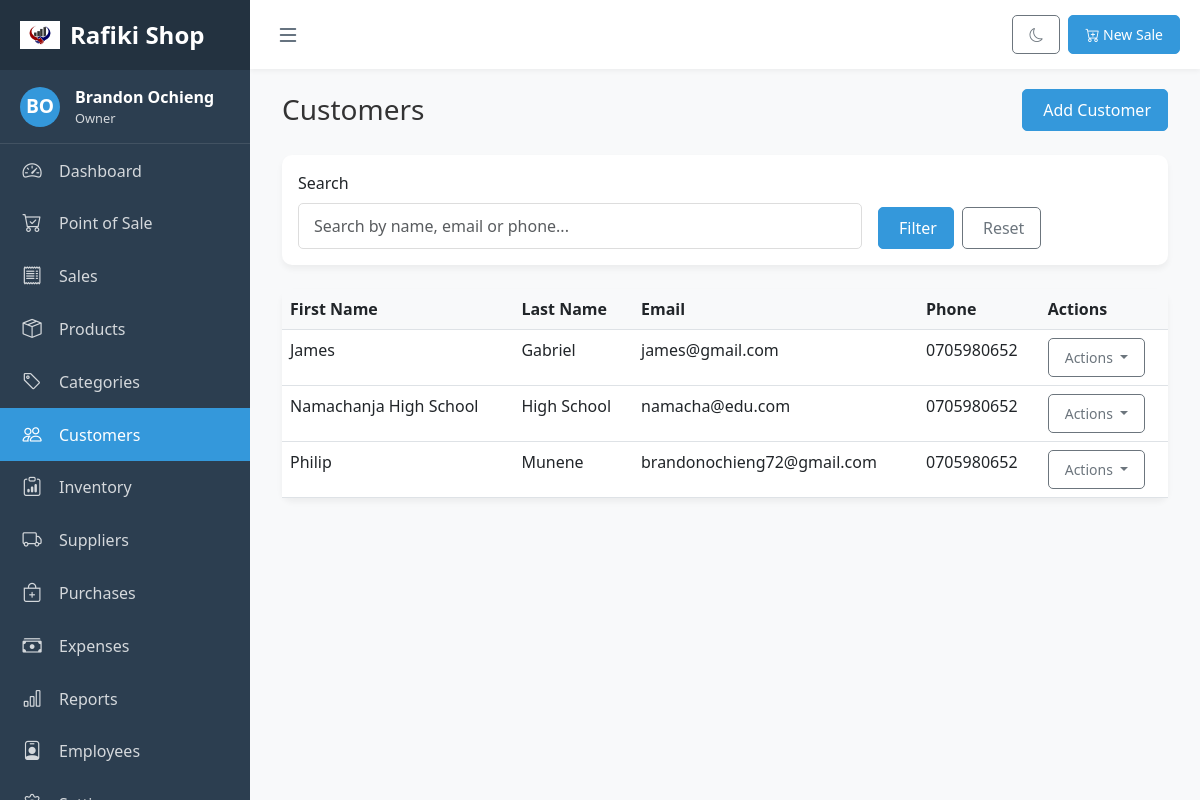
Page /pos/customers/ (signed in) on the committed database.
### pos_app/models.py (models this page shows, shortened)
class Business(models.Model):
    BUSINESS_TYPE_CHOICES = [
        ('Type1', 'Type 1'),
        ('Type2', 'Type 2'),
    ]
    CURRENCY_SYMBOL_CHOICES = [
        ('$', '$ - US Dollar'),
        ('€', '€ - Euro'),
        ('£', '£ - British Pound'),
        ('¥', '¥ - Japanese Yen'),
        ('₹', '₹ - Indian Rupee'),
        ('₩', '₩ - South Korean Won'),
        ('KSh', 'KSh - Kenyan Shilling'),  # Added Kenyan Shilling
    ]
    name = models.CharField(max_length=255)
    business_type = models.CharField(max_length=50, choices=BUSINESS_TYPE_CHOICES, default='Type1')
    address = models.TextField(blank=True, null=True)
    phone = models.CharField(max_length=20, blank=True, null=True)
    email = models.EmailField(blank=True, null=True)
    website = models.URLField(blank=True, null=True)
    logo = models.ImageField(upload_to='business_logos/', blank=True, null=True)
    tax_rate = models.DecimalField(max_digits=5, decimal_places=2, default=0.00)
    currency_symbol = models.CharField(max_length=5, choices=CURRENCY_SYMBOL_CHOICES, default='$')
    owner = models.ForeignKey(User, on_delete=models.CASCADE, related_name='owned_businesses')
    created_at = models.DateTimeField(auto_now_add=True)
    updated_at = models.DateTimeField(auto_now=True)

class Customer(models.Model):
    first_name = models.CharField(max_length=100)
    last_name = models.CharField(max_length=100)
    email = models.EmailField(blank=True, null=True)
    phone = models.CharField(max_length=20, blank=True, null=True)
    address = models.TextField(blank=True, null=True)
    loyalty_points = models.DecimalField(max_digits=10, decimal_places=2, default=0)
    business = models.ForeignKey(Business, on_delete=models.CASCADE, related_name='customers')
    created_at = models.DateTimeField(auto_now_add=True)
    updated_at = models.DateTimeField(auto_now=True)

### pos_app/views.py (the view, shortened to what this page needs)
# urls.py: path('customers/', views.customer_list, name='customer_list'),
@login_required
def customer_list(request):
    business = get_business_for_user(request.user)
    if not business:
        return redirect('pos:business_setup')
    role = get_user_role(request.user, business)
    if not role:
        messages.error(request, 'You do not have access to this business')
        return redirect('pos:login')
    customers_list = Customer.objects.filter(business=business).order_by('first_name', 'last_name')
    search_query = request.GET.get('search')
    paginator = Paginator(customers_list, 10)  # Show 10 customers per page
    page_number = request.GET.get('page')
    customers = paginator.get_page(page_number)
    context = {
        'business': business,
        'role': role,
        'customers': customers,
        'search_query': search_query,
    }
    return render(request, 'pos_app/customers.html', context)

### pos_app/templates/pos_app/customers.html (shortened to what this page needs)
{% extends 'pos_app/base.html' %}
{% block content %}
<div class="container-fluid">
    <div class="d-flex justify-content-between align-items-center mb-4">
        <h1 class="h3 mb-0 text-gray-800">Customers</h1>
        <div>
            <a href="{% url 'pos:customer_create' %}" class="btn btn-primary">
                 Add Customer
            </a>
        </div>
    </div>
    <div class="card mb-4">
        <div class="card-body">
            <form method="get" class="row g-3">
                <div class="col-md-8">
                    <label for="search" class="form-label">Search</label>
                    <input type="text" class="form-control" id="search" name="search" value="{{ search_query|default:'' }}" placeholder="Search by name, email or phone...">
                </div>
                <div class="col-md-4 d-flex align-items-end">
                    <button type="submit" class="btn btn-primary me-2">
                         Filter
                    </button>
                    <a href="{% url 'pos:customer_list' %}" class="btn btn-outline-secondary">
                         Reset
                    </a>
                </div>
            </form>
        </div>
    </div>
    <div class="card">
        <div class="card-body p-0">
            <div class="table-responsive">
                <table class="table table-hover mb-0">
                    <thead>
                        <tr>
                            <th scope="col">First Name</th>
                            <th scope="col">Last Name</th>
                            <th scope="col">Email</th>
                            <th scope="col">Phone</th>
                            <th scope="col">Actions</th>
                        </tr>
                    </thead>
                    <tbody>
                        {% for customer in customers %}
                            <tr>
                                <td>{{ customer.first_name }}</td>
                                <td>{{ customer.last_name }}</td>
                                <td>{{ customer.email|default:"-" }}</td>
                                <td>{{ customer.phone|default:"-" }}</td>
                                <td>
                                    <div class="dropdown">
                                        <button class="btn btn-sm btn-outline-secondary dropdown-toggle" type="button" data-bs-toggle="dropdown">
                                            Actions
                                        </button>
                                    </div>
                                </td>
                            </tr>
                        {% endfor %}
                    </tbody>
                </table>
            </div>
        </div>
    </div>
</div>
{% endblock %}

### pos_app/templates/pos_app/base.html (shortened to what this page needs)
<!DOCTYPE html>
<html lang="en">
<head>
    {% load static %}
    <link href="https://cdn.jsdelivr.net/npm/bootstrap@5.3.0/dist/css/bootstrap.min.css" rel="stylesheet">
    <link rel="stylesheet" href="https://cdn.jsdelivr.net/npm/bootstrap-icons@1.10.5/font/bootstrap-icons.css">
    <link rel="stylesheet" href="https://cdn.jsdelivr.net/npm/select2@4.1.0-rc.0/dist/css/select2.min.css">
    <link rel="stylesheet" href="https://cdn.jsdelivr.net/npm/select2-bootstrap-5-theme@1.3.0/dist/select2-bootstrap-5-theme.min.css">
    <link rel="stylesheet" href="https://cdn.jsdelivr.net/npm/daterangepicker/daterangepicker.css">
    <link rel="stylesheet" href="https://cdn.jsdelivr.net/npm/sweetalert2@11.0.19/dist/sweetalert2.min.css">
    <link rel="stylesheet" href="{% static 'css/base.css' %}">
</head>
<body>
    {% if user.is_authenticated and business %}
    <div class="sidebar" id="sidebar">
        <div class="sidebar-header">
            {% if business.logo %}
            <img src="{{ business.logo.url }}" alt="{{ business.name }}" class="logo-icon">
            {% else %}
            <div class="logo-icon user-avatar">
                <i class="bi bi-shop"></i>
            </div>
            {% endif %}
            <div class="logo-text">{{ business.name }}</div>
        </div>
        <div class="user-info">
            <div class="user-avatar">
                {{ user.first_name|first|upper }}{{ user.last_name|first|upper }}
            </div>
            <div class="user-details">
                <div class="user-name">{{ user.get_full_name }}</div>
                <div class="user-role">{{ role|title }}</div>
            </div>
        </div>
        <ul class="nav flex-column">
            <li class="nav-item">
                <a href="{% url 'pos:dashboard' %}" class="nav-link {% if request.resolver_match.url_name == 'dashboard' %}active{% endif %}">
                    <i class="bi bi-speedometer2"></i>
                    <span>Dashboard</span>
                </a>
            </li>
            <li class="nav-item">
                <a href="{% url 'pos:pos' %}" class="nav-link {% if request.resolver_match.url_name == 'pos' %}active{% endif %}">
                    <i class="bi bi-cart-check"></i>
                    <span>Point of Sale</span>
                </a>
            </li>
            <li class="nav-item">
                <a href="{% url 'pos:sales_list' %}" class="nav-link {% if 'sale' in request.resolver_match.url_name %}active{% endif %}">
                    <i class="bi bi-receipt"></i>
                    <span>Sales</span>
                </a>
            </li>
            <li class="nav-item">
                <a href="{% url 'pos:product_list' %}" class="nav-link {% if 'product' in request.resolver_match.url_name %}active{% endif %}">
                    <i class="bi bi-box-seam"></i>
                    <span>Products</span>
                </a>
            </li>
            <li class="nav-item">
                <a href="{% url 'pos:category_list' %}" class="nav-link {% if 'category' in request.resolver_match.url_name %}active{% endif %}">
                    <i class="bi bi-tag"></i>
                    <span>Categories</span>
                </a>
            </li>
            <li class="nav-item">
                <a href="{% url 'pos:customer_list' %}" class="nav-link {% if 'customer' in request.resolver_match.url_name %}active{% endif %}">
                    <i class="bi bi-people"></i>
                    <span>Customers</span>
                </a>
            </li>
            {% if role in 'owner,admin,manager,inventory' %}
            <li class="nav-item">
                <a href="{% url 'pos:inventory_list' %}" class="nav-link {% if 'inventory' in request.resolver_match.url_name %}active{% endif %}">
                    <i class="bi bi-clipboard-data"></i>
                    <span>Inventory</span>
                </a>
            </li>
            <li class="nav-item">
                <a href="{% url 'pos:supplier_list' %}" class="nav-link {% if 'supplier' in request.resolver_match.url_name %}active{% endif %}">
                    <i class="bi bi-truck"></i>
                    <span>Suppliers</span>
                </a>
            </li>
            <li class="nav-item">
                <a href="{% url 'pos:purchase_list' %}" class="nav-link {% if 'purchase' in request.resolver_match.url_name %}active{% endif %}">
                    <i class="bi bi-bag-plus"></i>
                    <span>Purchases</span>
                </a>
            </li>
            {% endif %}
            {% if role in 'owner,admin,manager' %}
            <li class="nav-item">
                <a href="{% url 'pos:expense_list' %}" class="nav-link {% if 'expense' in request.resolver_match.url_name %}active{% endif %}">
                    <i class="bi bi-cash-stack"></i>
                    <span>Expenses</span>
                </a>
            </li>
            <li class="nav-item">
                <a href="{% url 'pos:reports' %}" class="nav-link {% if request.resolver_match.url_name == 'reports' %}active{% endif %}">
                    <i class="bi bi-bar-chart"></i>
                    <span>Reports</span>
                </a>
            </li>
            {% endif %}
            {% if role in 'owner,admin,manager' %}
            <li class="nav-item">
                <a href="{% url 'pos:employee_list' %}" class="nav-link {% if 'employee' in request.resolver_match.url_name %}active{% endif %}">
                    <i class="bi bi-person-badge"></i>
                    <span>Employees</span>
                </a>
            </li>
            {% endif %}
            {% if role in 'owner,admin' %}
            <li class="nav-item">
                <a href="{% url 'pos:settings' %}" class="nav-link {% if request.resolver_match.url_name == 'settings' %}active{% endif %}">
                    <i class="bi bi-gear"></i>
                    <span>Settings</span>
                </a>
            </li>
            {% endif %}
        </ul>
    </div>
    <div class="main-content" id="main-content">
        <div class="top-navbar">
            <button class="toggle-sidebar" id="toggle-sidebar" title="Toggle Sidebar">
                <i class="bi bi-list"></i>
            </button>
            <div class="navbar-actions">
                <button class="btn btn-sm btn-outline-secondary" id="toggle-dark-mode" title="Toggle Dark Mode">
                    <i class="bi bi-moon"></i>
                </button>
                {% if role in 'owner,admin,manager,cashier' %}
                <a href="{% url 'pos:pos' %}" class="btn btn-sm btn-primary ms-2">
                    <i class="bi bi-cart-plus"></i> New Sale
                </a>
                {% endif %}
            </div>
        </div>
        <div class="content-wrapper fade-in">
            {% block content %}{% endblock %}
        </div>
    </div>
    {% else %}
    <div class="auth-wrapper fade-in">
        {% block auth_content %}{% endblock %}
    </div>
    {% endif %}
</body>
</html>

### rows in the picture
Business: logo (picture), name "Rafiki Shop"
Customer: first_name "James", last_name "Gabriel", email "james@gmail.com", phone "0705980652"
Customer: first_name "Namachanja High School", last_name "High School", email "namacha@edu.com", phone "0705980652"
Customer: first_name "Philip", last_name "Munene", email "brandonochieng72@gmail.com", phone "0705980652"

### other values in the picture
{{ user.first_name|first|upper }} "B"
{{ user.last_name|first|upper }} "O"
{{ user.get_full_name }} "Brandon Ochieng"
{{ role|title }} "Owner"
